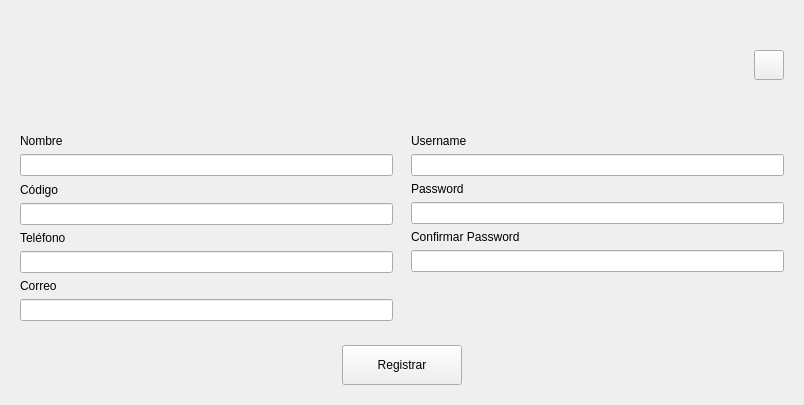
         <widget class="QWidget" name="page_registro">
          <layout class="QVBoxLayout" name="verticalLayout_2">
           <item>
            <widget class="QWidget" name="widget" native="true">
             <layout class="QHBoxLayout" name="horizontalLayout">
              <item>
               <spacer name="horizontalSpacer">
                <property name="orientation">
                 <enum>Qt::Horizontal</enum>
                </property>
                <property name="sizeHint" stdset="0">
                 <size>
                  <width>319</width>
                  <height>20</height>
                 </size>
                </property>
               </spacer>
              </item>
              <item>
               <widget class="QLabel" name="lbl_user_regis">
                <property name="minimumSize">
                 <size>
                  <width>90</width>
                  <height>90</height>
                 </size>
                </property>
                <property name="maximumSize">
                 <size>
                  <width>90</width>
                  <height>90</height>
                 </size>
                </property>
                <property name="text">
                 <string/>
                </property>
                <property name="pixmap">
                 <pixmap>image/usuario.png</pixmap>
                </property>
                <property name="scaledContents">
                 <bool>true</bool>
                </property>
               </widget>
              </item>
              <item>
               <spacer name="horizontalSpacer_2">
                <property name="orientation">
                 <enum>Qt::Horizontal</enum>
                </property>
                <property name="sizeHint" stdset="0">
                 <size>
                  <width>319</width>
                  <height>20</height>
                 </size>
                </property>
               </spacer>
              </item>
              <item>
               <widget class="QPushButton" name="btn_regresar_regis_inicio">
                <property name="minimumSize">
                 <size>
                  <width>30</width>
                  <height>30</height>
                 </size>
                </property>
                <property name="maximumSize">
                 <size>
                  <width>30</width>
                  <height>30</height>
                 </size>
                </property>
                <property name="text">
                 <string/>
                </property>
                <property name="icon">
                 <iconset>
                  <normaloff>image/regresar.png</normaloff>image/regresar.png</iconset>
                </property>
                <property name="iconSize">
                 <size>
                  <width>30</width>
                  <height>30</height>
                 </size>
                </property>
               </widget>
              </item>
             </layout>
            </widget>
           </item>
           <item>
            <widget class="QWidget" name="widget_3" native="true">
             <layout class="QHBoxLayout" name="horizontalLayout_3">
              <property name="spacing">
               <number>0</number>
              </property>
              <property name="leftMargin">
               <number>0</number>
              </property>
              <property name="topMargin">
               <number>0</number>
              </property>
              <property name="rightMargin">
               <number>0</number>
              </property>
              <property name="bottomMargin">
               <number>0</number>
              </property>
              <item>
               <widget class="QWidget" name="widget_5" native="true">
                <layout class="QVBoxLayout" name="verticalLayout_3">
                 <item>
                  <widget class="QLabel" name="label_2">
                   <property name="text">
                    <string>Nombre</string>
                   </property>
                  </widget>
                 </item>
                 <item>
                  <widget class="QLineEdit" name="ln_Nombre"/>
                 </item>
                 <item>
                  <widget class="QLabel" name="label_3">
                   <property name="text">
                    <string>Código</string>
                   </property>
                  </widget>
                 </item>
                 <item>
                  <widget class="QLineEdit" name="ln_cod"/>
                 </item>
                 <item>
                  <widget class="QLabel" name="label_4">
                   <property name="text">
                    <string>Teléfono</string>
                   </property>
                  </widget>
                 </item>
                 <item>
                  <widget class="QLineEdit" name="ln_tel"/>
                 </item>
                 <item>
                  <widget class="QLabel" name="label_5">
                   <property name="text">
                    <string>Correo</string>
                   </property>
                  </widget>
                 </item>
                 <item>
                  <widget class="QLineEdit" name="ln_correo"/>
                 </item>
                </layout>
               </widget>
              </item>
              <item>
               <widget class="QWidget" name="widget_6" native="true">
                <layout class="QVBoxLayout" name="verticalLayout_4">
                 <item>
                  <widget class="QLabel" name="label_6">
                   <property name="text">
                    <string>Username</string>
                   </property>
                  </widget>
                 </item>
                 <item>
                  <widget class="QLineEdit" name="ln_Username"/>
                 </item>
                 <item>
                  <widget class="QLabel" name="label_7">
                   <property name="text">
                    <string>Password</string>
                   </property>
                  </widget>
                 </item>
                 <item>
                  <widget class="QLineEdit" name="ln_Password"/>
                 </item>
                 <item>
                  <widget class="QLabel" name="label_8">
                   <property name="text">
                    <string>Confirmar Password</string>
                   </property>
                  </widget>
                 </item>
                 <item>
                  <widget class="QLineEdit" name="ln_Confirm"/>
                 </item>
                 <item>
                  <widget class="QLabel" name="label_9">
                   <property name="minimumSize">
                    <size>
                     <width>0</width>
                     <height>23</height>
                    </size>
                   </property>
                   <property name="maximumSize">
                    <size>
                     <width>16777215</width>
                     <height>25</height>
                    </size>
                   </property>
                   <property name="text">
                    <string/>
                   </property>
                  </widget>
                 </item>
                 <item>
                  <widget class="QLabel" name="label_10">
                   <property name="text">
                    <string/>
                   </property>
                  </widget>
                 </item>
                </layout>
               </widget>
              </item>
             </layout>
            </widget>
           </item>
           <item>
            <widget class="QWidget" name="widget_4" native="true">
             <property name="minimumSize">
              <size>
               <width>0</width>
               <height>30</height>
              </size>
             </property>
             <layout class="QHBoxLayout" name="horizontalLayout_4">
              <item>
               <spacer name="horizontalSpacer_3">
                <property name="orientation">
                 <enum>Qt::Horizontal</enum>
                </property>
                <property name="sizeHint" stdset="0">
                 <size>
                  <width>304</width>
                  <height>19</height>
                 </size>
                </property>
               </spacer>
              </item>
              <item>
               <widget class="QPushButton" name="btn_registrar">
                <property name="minimumSize">
                 <size>
                  <width>120</width>
                  <height>40</height>
                 </size>
                </property>
                <property name="text">
                 <string>Registrar</string>
                </property>
               </widget>
              </item>
              <item>
               <spacer name="horizontalSpacer_4">
                <property name="orientation">
                 <enum>Qt::Horizontal</enum>
                </property>
                <property name="sizeHint" stdset="0">
                 <size>
                  <width>304</width>
                  <height>19</height>
                 </size>
                </property>
               </spacer>
              </item>
             </layout>
            </widget>
           </item>
          </layout>
         </widget>
